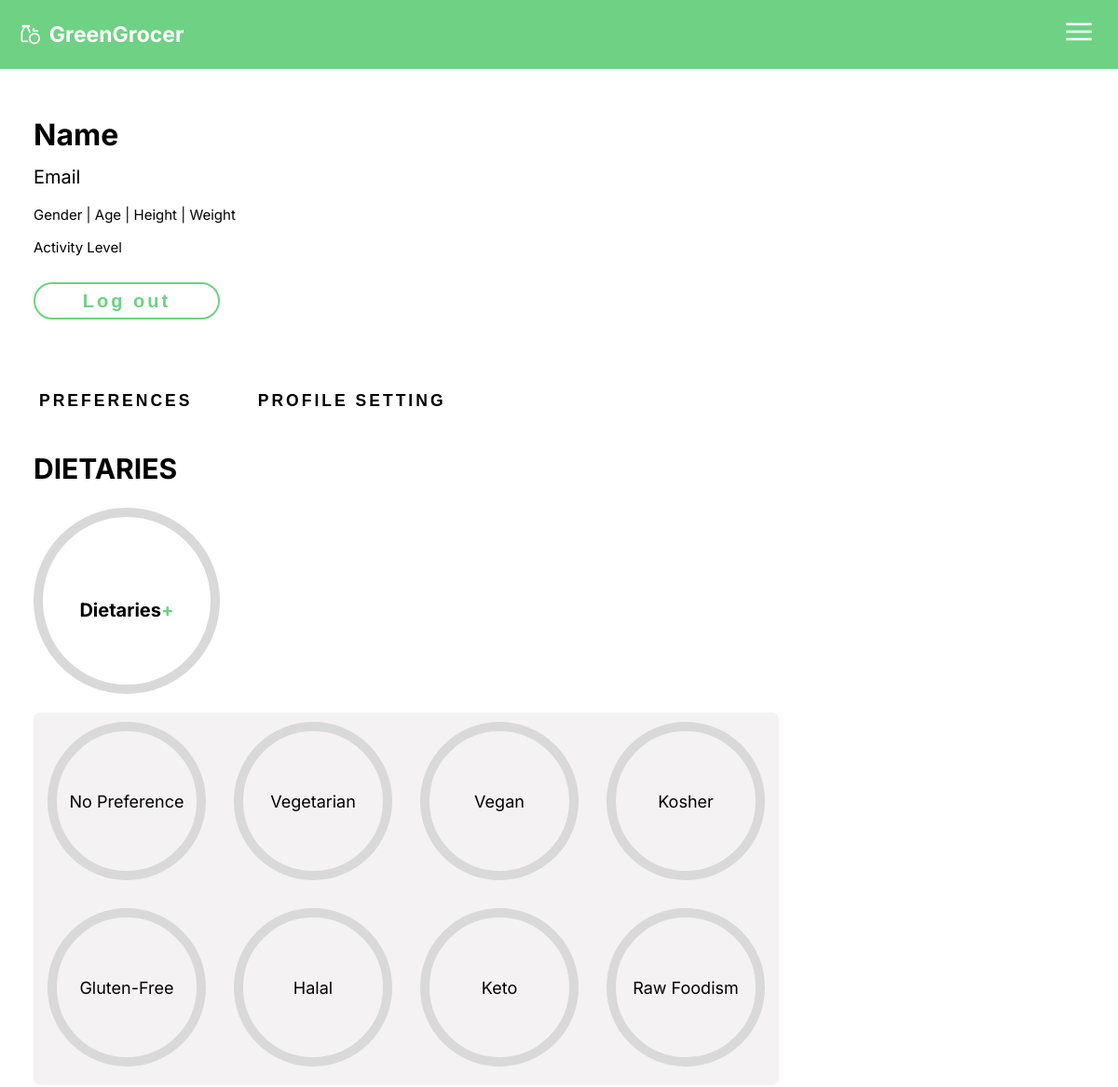
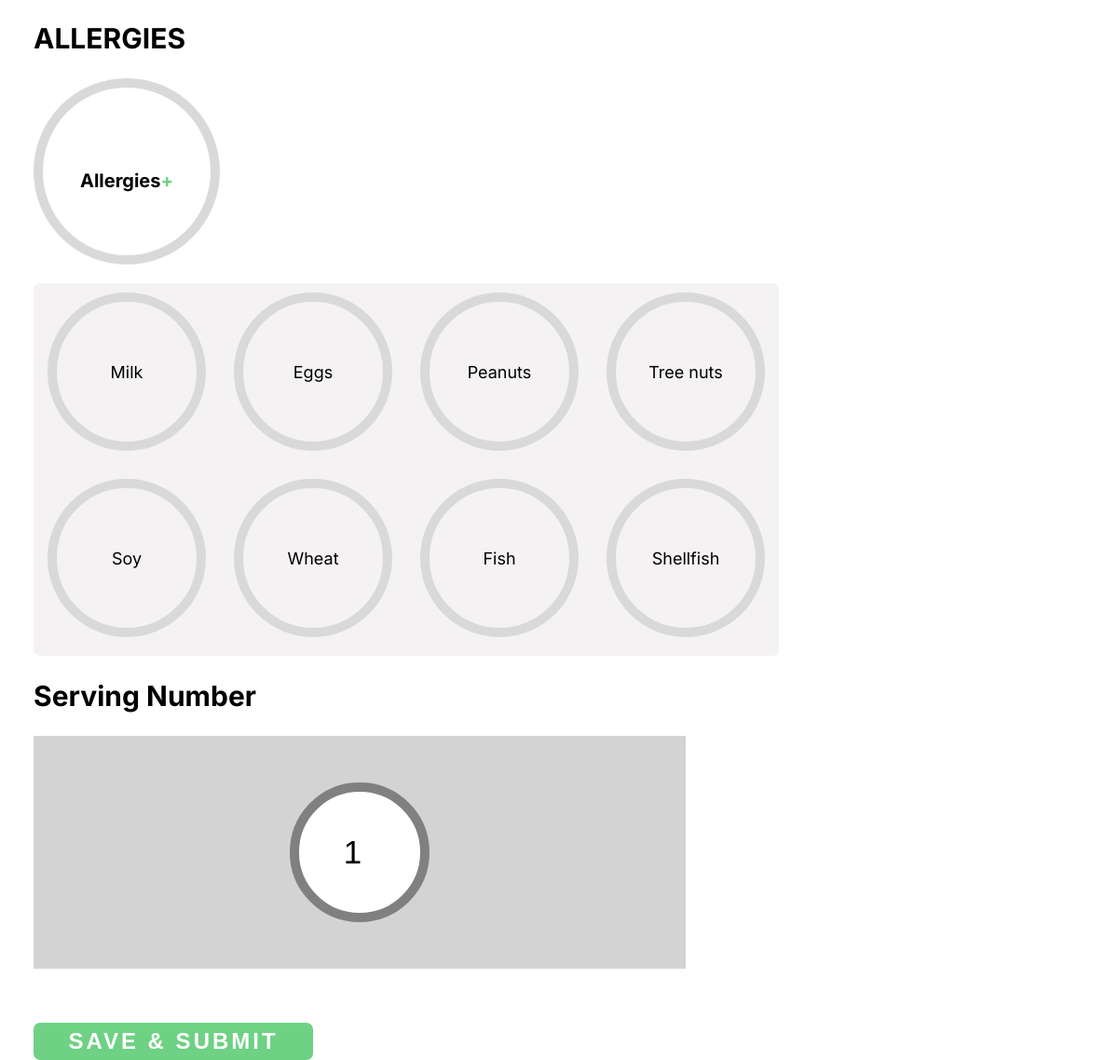
The app's page /profile_edit.php with its own data (2 pictures, top to bottom).
### tables this page shows
CREATE TABLE Dietary_Preference (
PreferenceID INT,
Preference VARCHAR(50),
PRIMARY KEY (PreferenceID)
);

CREATE TABLE Allergy (
AllergyID INT,
Allergy VARCHAR(50),
PRIMARY KEY (AllergyID)
);

### profile_edit.php (the view, shortened to what this page needs)
<html>
    <head>
        <link rel="stylesheet" href="css/profile.css">
    </head>
    <body>
        <div class="bar">
            <ul>
                <div class="items">
                    <li>
                        <a href="index.html"><span class="icon material-symbols-outlined">grocery</span></a>
                    </li>
                    <li class="gg"> GreenGrocer </li>
                </div>
            </ul>
            <div class="openbtn">
                <span class="material-symbols-outlined menu-button">menu</span>
            </div>
        </div>
        <div class="profile_container">
            <div class="file_descript">
            <?php
            $conn = mysqli_connect("db.luddy.indiana.edu", "i494f23_team25", "my+sql=i494f23_team25", "i494f23_team25");
            if (isset($_SESSION['user_id'])) {
                $userEmail = $_SESSION['email'];
                $userGenderQuery = "SELECT Gender FROM User WHERE Email = '$userEmail'";
                $userGenderResult = mysqli_query($conn, $userGenderQuery);
                $userGender = mysqli_fetch_assoc($userGenderResult)['Gender'];
                $userAgeQuery = "SELECT Age FROM User WHERE Email = '$userEmail'";
                $userAgeResult = mysqli_query($conn, $userAgeQuery);
                $userAge = mysqli_fetch_assoc($userAgeResult)['Age'];
                $userHeightQuery = "SELECT Height FROM User WHERE Email = '$userEmail'";
                $userHeightResult = mysqli_query($conn, $userHeightQuery);
                $userHeight = mysqli_fetch_assoc($userHeightResult)['Height'];
                $userWeightQuery = "SELECT Weight FROM User WHERE Email = '$userEmail'";
                $userWeightResult = mysqli_query($conn, $userWeightQuery);
                $userWeight = mysqli_fetch_assoc($userWeightResult)['Weight'];
                $userActivityQuery = "SELECT activity_level FROM User WHERE Email = '$userEmail'";
                $userActivityResult = mysqli_query($conn, $userActivityQuery);
                $userActivity = mysqli_fetch_assoc($userActivityResult)['activity_level'];
                echo "<h1>" . $_SESSION['first_name'] . "</h1>";
                echo "<p>" . $_SESSION['email'] . "</p>";
                echo "<p>". $userGender. " | ". "Age: ". $userAge. " | Height: " . $userHeight . " in | Weight: " . $userWeight . " lbs</p>";
                if ($userActivity == 1) {
                    echo "Activity Level: Moderate";
                } elseif ($userActivity == 2) {
                    echo "Activity Level: Lightly Active";
                } elseif ($userActivity == 3) {
                    echo "Activity Level: Moderately Active";
                } elseif ($userActivity == 4) {
                    echo "Activity Level: Very Active";
                } elseif ($userActivity == 5) {
                    echo "Activity Level: Extra Active";
                } else {
                    echo "Unknown activity level";
                }
            } else {
                echo "<h1> Name </h1>";
                echo "<p class='show_email'>Email</p>";
                echo "<p class='show_profile_info'>Gender | Age | Height | Weight</p>";
                echo "<p class='show_profile_info'>Activity Level</p>";
            }
            ?>
            </div>
            <button id="logout">Log out</button>
        </div>
        <div class="profile_container1">
            <div class="profile_topic">
                <button class="toggle2" type='button' onclick="toggleText2()"><h3>PREFERENCES</h3></button>
                <button class="toggle3" type='button' onclick="toggleText3()"><h3>PROFILE SETTING</h3></button>
            </div>
            <div class="selection_conatainer" id="demo2" style="display:none">
                        <div class="preference_section">
                        <form action="process_profile_form.php" method="post">
                            <h2>DIETARIES</h2>
                            <h3>Dietaries<span style="color:#6ED184;">+</span></h3>
                            <div class="element_container" id="preferencesContainer">
                                <?php
                                $conn = mysqli_connect("db.luddy.indiana.edu", "i494f23_team25", "my+sql=i494f23_team25", "i494f23_team25");
                                $sql = "SELECT PreferenceID, Preference FROM Dietary_Preference";
                                $result = mysqli_query($conn, $sql);
                                if ($result) {
                                    while ($row = mysqli_fetch_assoc($result)) {
                                        $_preferenceID = $row["PreferenceID"];
                                        $_preferenceName = $row["Preference"];
                                        echo "<div class='circle' onclick='changeColor(this)' data-preference='" . $_preferenceID . "'><p>" . $_preferenceName . "</p></div>";
                                    }
                                } else {
                                    echo "Error: " . mysqli_error($conn);
                                }
                                ?>
                            </div>
                        </div>
                        <div class="allergy_section">
                            <h2>ALLERGIES</h2>
                            <h3>Allergies<span style="color:#6ED184;;">+</span></h3>
                            <div class="element_container" id="allergenContainer">
                                <?php
                                $conn = mysqli_connect("db.luddy.indiana.edu", "i494f23_team25", "my+sql=i494f23_team25", "i494f23_team25");
                                $sql2 = "SELECT AllergyID, Allergy FROM Allergy";
                                $result2 = mysqli_query($conn, $sql2);
                                if ($result2) {
                                    while ($row = mysqli_fetch_assoc($result2)) {
                                        $_AllergyID = $row["AllergyID"];
                                        $_Allergy = $row["Allergy"];
                                        echo "<div class='allergen' onclick='allergyEvent(this)' data-preference='" . $_AllergyID . "'><p>" . $_Allergy . "</p></div>";
                                    }
                                } else {
                                    echo "Error: " . mysqli_error($conn);
                                }
                                ?>
                            </div>
                        </div>
                        <div class="household_section">
                            <h2>Serving Number</h2>
                            <div class="household_input">
                                <input type="number" id="household" name="tentacles" min="1" max="100" value="1" />
                            </div>
                        </div>
                        <button class="savesub" id="preferencesubmit" type="submit">SAVE & SUBMIT</button>
                </div>
            </div>
    </body>
</html>

### css/profile.css (style rules this page uses)
body { margin: 0px; font-family: Inter, sans-serif;overflow-x:hidden; }
.bar { position: sticky; box-sizing: border-box; width: 100%; background: #6ED184; padding: 1.3rem; margin: 0; }
.gg { font-family: 'Inter', sans-serif; font-size: 23px; color: white; font-weight: 700; }
.material-symbols-outlined { font-variation-settings: 'FILL' 0, 'wght' 400, 'GRAD' 0, 'opsz' 24 }
.icon { color: white; margin-top: 4px; }
.items { display: flex; flex-flow: row nowrap; align-items: center; gap: 0.5rem; }
.material-symbols-outlined { font-variation-settings: 'FILL' 0, 'wght' 500, 'GRAD' 0, 'opsz' 48 }
.openbtn { position: absolute; right: 20px; top: 10px; color: white; font-family: 'PT Sans', sans-serif; }
.menu-button { font-size: 36px !important; position: relative; top: 6px; left: -4px; }
ul { margin: 0; padding: 0; }
li { list-style-type: none; }
.profile_container { padding-left: 3%; display: flex; flex-direction: column; padding-top: 1%; }
#logout { margin-top: 20px; width: 200px; height: 40px; border-radius: 20px; font-size: 20px; background-color: white; border: 2px solid #6ED184; color: #6ED184; letter-spacing: 3px; font-weight: bold; }
.file_descript { display: flex; flex-direction: column; line-height: 5px; padding-top: 3%; }
.profile_topic { display: flex; gap: 5%; letter-spacing: 3px; padding-top: 5%; }
.profile_topic button { border: 0; background-color: white; font-size: 15px; letter-spacing: 3px; cursor: pointer; }
.profile_container1 { padding-left: 3%; }
.selection_conatainer h3 { border: 10px solid #d9d9d9; border-radius: 50%; width: 180px; height: 180px; text-align: center; line-height: 200px; font-size: 20px; }
.household_input { width: 700px; background-color: lightgrey; height: 250px; display: flex; justify-content: center; align-items: center; }
#household { font-size: 35px; border-radius: 50%; height: 150px; width: 150px; text-align: center; border: 10px solid grey; }
.profile_container1 h2 { font-size: 30px; }
.savesub { background-color: #6ED184; width: 300px; height: 40px; font-size: 24px; letter-spacing: 3px; border-radius: 7px; font-weight: bolder; border: none; color: white; margin-top: 5%; cursor: pointer; }
.profile_container .show_email { font-size: 20px; }
.profile_container .show_profile_info { font-size: 15px; }
.element_container { background-color: #f4f2f2; width: 800px; height: 400px; display: flex; flex-wrap: wrap; border-radius: 7px; }
.circle { display: flex; flex-direction: column; gap: 10px; justify-content: space-between; cursor: pointer; margin: 0 auto; }
.circle p { display: flex; align-items: center; justify-content: center; border-radius: 50%; background-color: #f4f2f2; width: 150px; height: 150px; border: 10px solid #d9d9d9; margin: 10px; font-size: 18px; }
.allergen { display: flex; flex-direction: column; gap: 10px; justify-content: space-between; cursor: pointer; margin: 0 auto; }
.allergen p { display: flex; align-items: center; justify-content: center; border-radius: 50%; background-color: #f4f2f2; width: 150px; height: 150px; border: 10px solid #d9d9d9; margin: 10px; font-size: 18px; }

### records on screen
dietary_preference: Preference "No Preference"
dietary_preference: Preference "Vegetarian"
dietary_preference: Preference "Vegan"
dietary_preference: Preference "Kosher"
dietary_preference: Preference "Gluten-Free"
dietary_preference: Preference "Halal"
dietary_preference: Preference "Keto"
dietary_preference: Preference "Raw Foodism"
allergy: Allergy "Milk"
allergy: Allergy "Eggs"
allergy: Allergy "Peanuts"
allergy: Allergy "Tree nuts"
allergy: Allergy "Soy"
allergy: Allergy "Wheat"
allergy: Allergy "Fish"
allergy: Allergy "Shellfish"
